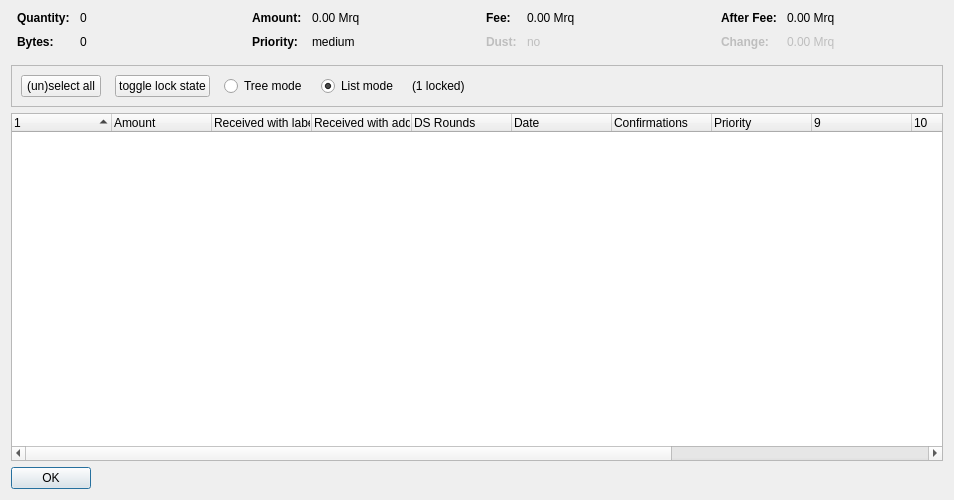
<?xml version="1.0" encoding="UTF-8"?>
<ui version="4.0">
 <class>CoinControlDialog</class>
 <widget class="QDialog" name="CoinControlDialog">
  <property name="geometry">
   <rect>
    <x>0</x>
    <y>0</y>
    <width>954</width>
    <height>500</height>
   </rect>
  </property>
  <property name="windowTitle">
   <string>Coin Selection</string>
  </property>
  <layout class="QVBoxLayout" name="verticalLayout">
   <item>
    <layout class="QHBoxLayout" name="horizontalLayoutTop" stretch="0,0,0,0">
     <property name="topMargin">
      <number>0</number>
     </property>
     <property name="bottomMargin">
      <number>10</number>
     </property>
     <item>
      <layout class="QFormLayout" name="formLayoutCoinControl1">
       <property name="horizontalSpacing">
        <number>10</number>
       </property>
       <property name="verticalSpacing">
        <number>10</number>
       </property>
       <property name="leftMargin">
        <number>6</number>
       </property>
       <property name="rightMargin">
        <number>6</number>
       </property>
       <item row="0" column="0">
        <widget class="QLabel" name="labelCoinControlQuantityText">
         <property name="font">
          <font>
           <weight>75</weight>
           <bold>true</bold>
          </font>
         </property>
         <property name="text">
          <string>Quantity:</string>
         </property>
        </widget>
       </item>
       <item row="0" column="1">
        <widget class="QLabel" name="labelCoinControlQuantity">
         <property name="cursor">
          <cursorShape>IBeamCursor</cursorShape>
         </property>
         <property name="contextMenuPolicy">
          <enum>Qt::ActionsContextMenu</enum>
         </property>
         <property name="text">
          <string notr="true">0</string>
         </property>
         <property name="textInteractionFlags">
          <set>Qt::LinksAccessibleByMouse|Qt::TextSelectableByKeyboard|Qt::TextSelectableByMouse</set>
         </property>
        </widget>
       </item>
       <item row="1" column="0">
        <widget class="QLabel" name="labelCoinControlBytesText">
         <property name="font">
          <font>
           <weight>75</weight>
           <bold>true</bold>
          </font>
         </property>
         <property name="text">
          <string>Bytes:</string>
         </property>
        </widget>
       </item>
       <item row="1" column="1">
        <widget class="QLabel" name="labelCoinControlBytes">
         <property name="cursor">
          <cursorShape>IBeamCursor</cursorShape>
         </property>
         <property name="contextMenuPolicy">
          <enum>Qt::ActionsContextMenu</enum>
         </property>
         <property name="text">
          <string notr="true">0</string>
         </property>
         <property name="textInteractionFlags">
          <set>Qt::LinksAccessibleByMouse|Qt::TextSelectableByKeyboard|Qt::TextSelectableByMouse</set>
         </property>
        </widget>
       </item>
      </layout>
     </item>
     <item>
      <layout class="QFormLayout" name="formLayoutCoinControl2">
       <property name="horizontalSpacing">
        <number>10</number>
       </property>
       <property name="verticalSpacing">
        <number>10</number>
       </property>
       <property name="leftMargin">
        <number>6</number>
       </property>
       <property name="rightMargin">
        <number>6</number>
       </property>
       <item row="0" column="0">
        <widget class="QLabel" name="labelCoinControlAmountText">
         <property name="font">
          <font>
           <weight>75</weight>
           <bold>true</bold>
          </font>
         </property>
         <property name="text">
          <string>Amount:</string>
         </property>
        </widget>
       </item>
       <item row="0" column="1">
        <widget class="QLabel" name="labelCoinControlAmount">
         <property name="cursor">
          <cursorShape>IBeamCursor</cursorShape>
         </property>
         <property name="contextMenuPolicy">
          <enum>Qt::ActionsContextMenu</enum>
         </property>
         <property name="text">
          <string notr="true">0.00 Mrq</string>
         </property>
         <property name="textInteractionFlags">
          <set>Qt::LinksAccessibleByMouse|Qt::TextSelectableByKeyboard|Qt::TextSelectableByMouse</set>
         </property>
        </widget>
       </item>
       <item row="1" column="0">
        <widget class="QLabel" name="labelCoinControlPriorityText">
         <property name="font">
          <font>
           <weight>75</weight>
           <bold>true</bold>
          </font>
         </property>
         <property name="text">
          <string>Priority:</string>
         </property>
        </widget>
       </item>
       <item row="1" column="1">
        <widget class="QLabel" name="labelCoinControlPriority">
         <property name="cursor">
          <cursorShape>IBeamCursor</cursorShape>
         </property>
         <property name="contextMenuPolicy">
          <enum>Qt::ActionsContextMenu</enum>
         </property>
         <property name="text">
          <string>medium</string>
         </property>
         <property name="textInteractionFlags">
          <set>Qt::LinksAccessibleByMouse|Qt::TextSelectableByKeyboard|Qt::TextSelectableByMouse</set>
         </property>
        </widget>
       </item>
      </layout>
     </item>
     <item>
      <layout class="QFormLayout" name="formLayoutCoinControl3">
       <property name="horizontalSpacing">
        <number>10</number>
       </property>
       <property name="verticalSpacing">
        <number>10</number>
       </property>
       <property name="leftMargin">
        <number>6</number>
       </property>
       <property name="rightMargin">
        <number>6</number>
       </property>
       <item row="0" column="0">
        <widget class="QLabel" name="labelCoinControlFeeText">
         <property name="font">
          <font>
           <weight>75</weight>
           <bold>true</bold>
          </font>
         </property>
         <property name="text">
          <string>Fee:</string>
         </property>
        </widget>
       </item>
       <item row="0" column="1">
        <widget class="QLabel" name="labelCoinControlFee">
         <property name="cursor">
          <cursorShape>IBeamCursor</cursorShape>
         </property>
         <property name="contextMenuPolicy">
          <enum>Qt::ActionsContextMenu</enum>
         </property>
         <property name="text">
          <string notr="true">0.00 Mrq</string>
         </property>
         <property name="textInteractionFlags">
          <set>Qt::LinksAccessibleByMouse|Qt::TextSelectableByKeyboard|Qt::TextSelectableByMouse</set>
         </property>
        </widget>
       </item>
       <item row="1" column="0">
        <widget class="QLabel" name="labelCoinControlLowOutputText">
         <property name="enabled">
          <bool>false</bool>
         </property>
         <property name="font">
          <font>
           <weight>75</weight>
           <bold>true</bold>
          </font>
         </property>
         <property name="text">
          <string>Dust:</string>
         </property>
        </widget>
       </item>
       <item row="1" column="1">
        <widget class="QLabel" name="labelCoinControlLowOutput">
         <property name="enabled">
          <bool>false</bool>
         </property>
         <property name="cursor">
          <cursorShape>IBeamCursor</cursorShape>
         </property>
         <property name="contextMenuPolicy">
          <enum>Qt::ActionsContextMenu</enum>
         </property>
         <property name="text">
          <string>no</string>
         </property>
         <property name="textInteractionFlags">
          <set>Qt::LinksAccessibleByMouse|Qt::TextSelectableByKeyboard|Qt::TextSelectableByMouse</set>
         </property>
        </widget>
       </item>
      </layout>
     </item>
     <item>
      <layout class="QFormLayout" name="formLayoutCoinControl4">
       <property name="horizontalSpacing">
        <number>10</number>
       </property>
       <property name="verticalSpacing">
        <number>10</number>
       </property>
       <property name="leftMargin">
        <number>6</number>
       </property>
       <property name="rightMargin">
        <number>6</number>
       </property>
       <item row="0" column="0">
        <widget class="QLabel" name="labelCoinControlAfterFeeText">
         <property name="font">
          <font>
           <weight>75</weight>
           <bold>true</bold>
          </font>
         </property>
         <property name="text">
          <string>After Fee:</string>
         </property>
        </widget>
       </item>
       <item row="0" column="1">
        <widget class="QLabel" name="labelCoinControlAfterFee">
         <property name="cursor">
          <cursorShape>IBeamCursor</cursorShape>
         </property>
         <property name="contextMenuPolicy">
          <enum>Qt::ActionsContextMenu</enum>
         </property>
         <property name="text">
          <string notr="true">0.00 Mrq</string>
         </property>
         <property name="textInteractionFlags">
          <set>Qt::LinksAccessibleByMouse|Qt::TextSelectableByKeyboard|Qt::TextSelectableByMouse</set>
         </property>
        </widget>
       </item>
       <item row="1" column="0">
        <widget class="QLabel" name="labelCoinControlChangeText">
         <property name="enabled">
          <bool>false</bool>
         </property>
         <property name="font">
          <font>
           <weight>75</weight>
           <bold>true</bold>
          </font>
         </property>
         <property name="text">
          <string>Change:</string>
         </property>
        </widget>
       </item>
       <item row="1" column="1">
        <widget class="QLabel" name="labelCoinControlChange">
         <property name="enabled">
          <bool>false</bool>
         </property>
         <property name="cursor">
          <cursorShape>IBeamCursor</cursorShape>
         </property>
         <property name="contextMenuPolicy">
          <enum>Qt::ActionsContextMenu</enum>
         </property>
         <property name="text">
          <string notr="true">0.00 Mrq</string>
         </property>
         <property name="textInteractionFlags">
          <set>Qt::LinksAccessibleByMouse|Qt::TextSelectableByKeyboard|Qt::TextSelectableByMouse</set>
         </property>
        </widget>
       </item>
      </layout>
     </item>
    </layout>
   </item>
   <item>
    <widget class="QFrame" name="frame">
     <property name="minimumSize">
      <size>
       <width>0</width>
       <height>40</height>
      </size>
     </property>
     <property name="frameShape">
      <enum>QFrame::StyledPanel</enum>
     </property>
     <property name="frameShadow">
      <enum>QFrame::Sunken</enum>
     </property>
     <layout class="QHBoxLayout" name="horizontalLayout">
      <item>
       <layout class="QHBoxLayout" name="horizontalLayoutPanel" stretch="0,0,0,0,0,0">
        <property name="spacing">
         <number>14</number>
        </property>
        <item>
         <widget class="QPushButton" name="pushButtonSelectAll">
          <property name="sizePolicy">
           <sizepolicy hsizetype="Maximum" vsizetype="Fixed">
            <horstretch>0</horstretch>
            <verstretch>0</verstretch>
           </sizepolicy>
          </property>
          <property name="text">
           <string>(un)select all</string>
          </property>
          <property name="autoDefault">
           <bool>false</bool>
          </property>
         </widget>
        </item>
        <item>
         <widget class="QPushButton" name="pushButtonToggleLock">
          <property name="sizePolicy">
           <sizepolicy hsizetype="Maximum" vsizetype="Fixed">
            <horstretch>0</horstretch>
            <verstretch>0</verstretch>
           </sizepolicy>
          </property>
          <property name="text">
           <string>toggle lock state</string>
          </property>
          <property name="autoDefault">
           <bool>false</bool>
          </property>
         </widget>
        </item>
        <item>
         <widget class="QRadioButton" name="radioTreeMode">
          <property name="sizePolicy">
           <sizepolicy hsizetype="Maximum" vsizetype="Fixed">
            <horstretch>0</horstretch>
            <verstretch>0</verstretch>
           </sizepolicy>
          </property>
          <property name="text">
           <string>Tree mode</string>
          </property>
         </widget>
        </item>
        <item>
         <widget class="QRadioButton" name="radioListMode">
          <property name="sizePolicy">
           <sizepolicy hsizetype="Maximum" vsizetype="Fixed">
            <horstretch>0</horstretch>
            <verstretch>0</verstretch>
           </sizepolicy>
          </property>
          <property name="text">
           <string>List mode</string>
          </property>
          <property name="checked">
           <bool>true</bool>
          </property>
         </widget>
        </item>
        <item>
         <widget class="QLabel" name="labelLocked">
          <property name="text">
           <string>(1 locked)</string>
          </property>
         </widget>
        </item>
        <item>
         <spacer name="horizontalSpacer">
          <property name="orientation">
           <enum>Qt::Horizontal</enum>
          </property>
          <property name="sizeHint" stdset="0">
           <size>
            <width>40</width>
            <height>20</height>
           </size>
          </property>
         </spacer>
        </item>
       </layout>
      </item>
     </layout>
    </widget>
   </item>
   <item>
    <widget class="CoinControlTreeWidget" name="treeWidget">
     <property name="contextMenuPolicy">
      <enum>Qt::CustomContextMenu</enum>
     </property>
     <property name="sortingEnabled">
      <bool>false</bool>
     </property>
     <property name="columnCount">
      <number>13</number>
     </property>
     <attribute name="headerShowSortIndicator" stdset="0">
      <bool>true</bool>
     </attribute>
     <attribute name="headerStretchLastSection">
      <bool>false</bool>
     </attribute>
     <column>
      <property name="text">
       <string/>
      </property>
     </column>
     <column>
      <property name="text">
       <string>Amount</string>
      </property>
     </column>
     <column>
      <property name="text">
       <string>Received with label</string>
      </property>
     </column>
     <column>
      <property name="text">
       <string>Received with address</string>
      </property>
     </column>
     <column>
      <property name="text">
       <string>DS Rounds</string>
      </property>
     </column>
     <column>
      <property name="text">
       <string>Date</string>
      </property>
     </column>
     <column>
      <property name="text">
       <string>Confirmations</string>
      </property>
      <property name="toolTip">
       <string>Confirmed</string>
      </property>
     </column>
     <column>
      <property name="text">
       <string>Priority</string>
      </property>
     </column>
     <column>
      <property name="text">
       <string/>
      </property>
     </column>
     <column>
      <property name="text">
       <string/>
      </property>
     </column>
     <column>
      <property name="text">
       <string/>
      </property>
     </column>
     <column>
      <property name="text">
       <string/>
      </property>
     </column>
     <column>
      <property name="text">
       <string/>
      </property>
     </column>
    </widget>
   </item>
   <item>
    <widget class="QDialogButtonBox" name="buttonBox">
     <property name="sizePolicy">
      <sizepolicy hsizetype="Maximum" vsizetype="Fixed">
       <horstretch>0</horstretch>
       <verstretch>0</verstretch>
      </sizepolicy>
     </property>
     <property name="orientation">
      <enum>Qt::Horizontal</enum>
     </property>
     <property name="standardButtons">
      <set>QDialogButtonBox::Ok</set>
     </property>
    </widget>
   </item>
  </layout>
 </widget>
 <customwidgets>
  <customwidget>
   <class>CoinControlTreeWidget</class>
   <extends>QTreeWidget</extends>
   <header>coincontroltreewidget.h</header>
  </customwidget>
 </customwidgets>
 <resources/>
 <connections/>
</ui>
